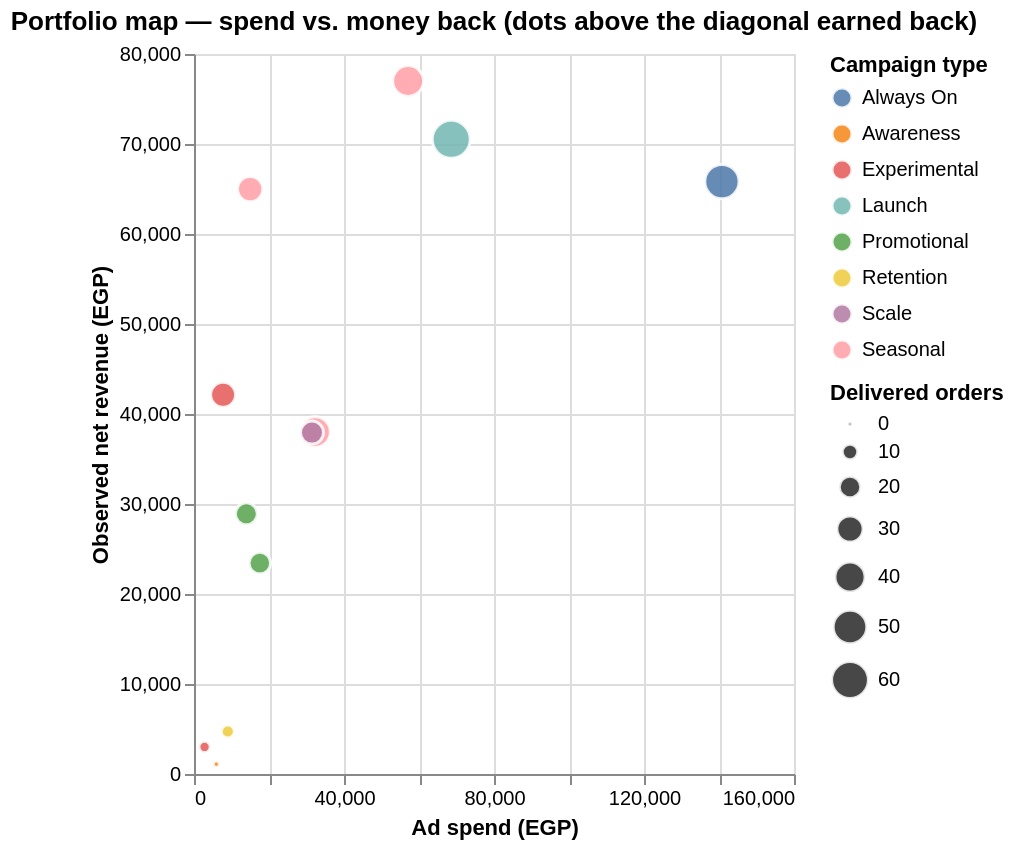

The cell this chart's notebook holds for it:
### Code cell
# Portfolio map: each dot is a campaign. Right = more spend, up = more money back.
d = campaigns.copy()
d["type"] = d["campaign_type"].str.replace("_", " ").str.title()
alt.Chart(d).mark_circle(opacity=0.85, stroke="white", strokeWidth=1.5).encode(
    x=alt.X("spend:Q", title="Ad spend (EGP)"),
    y=alt.Y("net_revenue:Q", title="Observed net revenue (EGP)"),
    size=alt.Size("delivered_orders:Q", title="Delivered orders"),
    color=alt.Color("type:N", title="Campaign type"),
    tooltip=["campaign_name:N", alt.Tooltip("net_roas:Q", title="Net ROAS", format=".2f")],
).properties(height=360, title="Portfolio map — spend vs. money back (dots above the diagonal earned back)")

### Figure 1 — Vega-Lite specification as saved in the notebook (floating-point values rounded to 4 significant figures)
{"$schema": "https://vega.github.io/schema/vega-lite/v5.20.1.json", "config": {"view": {"continuousHeight": 300, "continuousWidth": 300}}, "data": {"name": "data-58bdf24dd2de7b48e35de589050120e0"}, "datasets": {"data-58bdf24dd2de7b48e35de589050120e0": [{"active_days": 180, "ad_count": 6, "adset_count": 3, "aov": 1221.0, "avg_conversation_minutes": 1315.0, "avg_message_count": 7.027, "campaign_id": "120209876543220001", "campaign_name": "Always-On Premium Acquisition", "campaign_type": "always_on", "cancelled_orders": 8, "cancelled_value": 6235.0, "clicks": 216260, "cost_per_delivered_order": 2707.0, "cost_per_meta_conversation": 5.242, "cost_per_observed_conversation": 1268.0, "cpc": 0.7154, "cpm": 5.396, "delivered_orders": 52, "delivered_rate": 0.4685, "delivered_rate_pct": 46.85, "delivered_revenue": 63490.0, "delivered_roas": 0.451, "end_date": "2026-06-27T00:00:00", "entity_effective_status": "ACTIVE", "entity_id": "120209876543220001", "entity_level": "campaign", "entity_name": "Always-On Premium Acquisition", "entity_status": "ACTIVE", "frequency": 2.566, "ghosted_conversations": 31, "gross_order_value": 79830.0, "impressions": 26091014, "inbound_messages": 429, "line_item_value": 79850.0, "link_clicks": 196800, "link_ctr_pct": 0.7543, "media_end": "2026-06-27T00:00:00", "media_start": "2025-12-30T00:00:00", "meta_conversation_starts": 26860.0, "negative_outcome_rate": 0.4685, "negative_outcome_rate_pct": 46.85, "negative_outcomes": 52, "net_revenue": 65820.0, "net_revenue_per_day": 365.7, "net_roas": 0.4676, "objective": "OUTCOME_SALES", "observed_conversations": 111, "observed_conversations_per_day": 0.6167, "open_or_pending_conversations": 7, "order_creation_rate": 0.6306, "order_creation_rate_pct": 63.06, "orders_created": 70, "outbound_messages": 351, "pending_value": 0.0, "period_days": 180, "reach": 10169030, "refund_rate": 0.1613, "refunded_amount": 7775.0, "refunded_orders": 10, "repeat_conversation_rate": 0.3964, "repeat_conversations": 44, "repeat_delivered_orders": 21, "repeat_order_rate": 0.4038, "spend": 140800.0, "start_date": "2025-12-30T00:00:00", "type": "Always On", "unique_categories_ordered": 17, "unique_creatives": 5, "unique_customers": 109, "unique_products_ordered": 65, "units_ordered": 223.0}, {"active_days": 31, "ad_count": 1, "adset_count": 1, "aov": 1096.0, "avg_conversation_minutes": 49.5, "avg_message_count": 6.5, "campaign_id": "120209876543220002", "campaign_name": "Awareness Boost January", "campaign_type": "awareness", "cancelled_orders": 1, "cancelled_value": 410.0, "clicks": 14321, "cost_per_delivered_order": 5967.0, "cost_per_meta_conversation": 3.681, "cost_per_observed_conversation": 1492.0, "cpc": 0.4578, "cpm": 5.475, "delivered_orders": 1, "delivered_rate": 0.25, "delivered_rate_pct": 25.0, "delivered_revenue": 1096.0, "delivered_roas": 0.1837, "end_date": "2026-02-14T00:00:00", "entity_effective_status": "COMPLETED", "entity_id": "120209876543220002", "entity_level": "campaign", "entity_name": "Awareness Boost January", "entity_status": "COMPLETED", "frequency": 1.711, "ghosted_conversations": 2, "gross_order_value": 1506.0, "impressions": 1089878, "inbound_messages": 15, "line_item_value": 1461.0, "link_clicks": 13033, "link_ctr_pct": 1.196, "media_end": "2026-02-14T00:00:00", "media_start": "2026-01-15T00:00:00", "meta_conversation_starts": 1621.0, "negative_outcome_rate": 0.75, "negative_outcome_rate_pct": 75.0, "negative_outcomes": 3, "net_revenue": 1096.0, "net_revenue_per_day": 35.35, "net_roas": 0.1837, "objective": "OUTCOME_AWARENESS", "observed_conversations": 4, "observed_conversations_per_day": 0.129, "open_or_pending_conversations": 0, "order_creation_rate": 0.5, "order_creation_rate_pct": 50.0, "orders_created": 2, "outbound_messages": 11, "pending_value": 0.0, "period_days": 31, "reach": 636884, "refund_rate": 0.0, "refunded_amount": 0.0, "refunded_orders": 0, "repeat_conversation_rate": 0.0, "repeat_conversations": 0, "repeat_delivered_orders": 0, "repeat_order_rate": 0.0, "spend": 5967.0, "start_date": "2026-01-15T00:00:00", "type": "Awareness", "unique_categories_ordered": 4, "unique_creatives": 1, "unique_customers": 4, "unique_products_ordered": 6, "units_ordered": 6.0}, {"active_days": 27, "ad_count": 3, "adset_count": 2, "aov": 1225.0, "avg_conversation_minutes": 1698.0, "avg_message_count": 6.696, "campaign_id": "120209876543220003", "campaign_name": "Pre-Ramadan Bundle Promo", "campaign_type": "promotional", "cancelled_orders": 6, "cancelled_value": 5746.0, "clicks": 42322, "cost_per_delivered_order": 664.7, "cost_per_meta_conversation": 2.573, "cost_per_observed_conversation": 303.5, "cpc": 0.3626, "cpm": 4.86, "delivered_orders": 21, "delivered_rate": 0.4565, "delivered_rate_pct": 45.65, "delivered_revenue": 25730.0, "delivered_roas": 1.843, "end_date": "2026-02-27T00:00:00", "entity_effective_status": "COMPLETED", "entity_id": "120209876543220003", "entity_level": "campaign", "entity_name": "Pre-Ramadan Bundle Promo", "entity_status": "COMPLETED", "frequency": 1.406, "ghosted_conversations": 11, "gross_order_value": 39350.0, "impressions": 2872008, "inbound_messages": 172, "line_item_value": 39310.0, "link_clicks": 38499, "link_ctr_pct": 1.34, "media_end": "2026-02-27T00:00:00", "media_start": "2026-02-01T00:00:00", "meta_conversation_starts": 5426.0, "negative_outcome_rate": 0.4783, "negative_outcome_rate_pct": 47.83, "negative_outcomes": 22, "net_revenue": 28900.0, "net_revenue_per_day": 1071.0, "net_roas": 2.071, "objective": "OUTCOME_LEADS", "observed_conversations": 46, "observed_conversations_per_day": 1.704, "open_or_pending_conversations": 3, "order_creation_rate": 0.6957, "order_creation_rate_pct": 69.57, "orders_created": 32, "outbound_messages": 136, "pending_value": 1696.0, "period_days": 27, "reach": 2042872, "refund_rate": 0.16, "refunded_amount": 3001.0, "refunded_orders": 4, "repeat_conversation_rate": 0.0, "repeat_conversations": 0, "repeat_delivered_orders": 0, "repeat_order_rate": 0.0, "spend": 13960.0, "start_date": "2026-02-01T00:00:00", "type": "Promotional", "unique_categories_ordered": 8, "unique_creatives": 2, "unique_customers": 46, "unique_products_ordered": 18, "units_ordered": 70.0}, {"active_days": 27, "ad_count": 1, "adset_count": 1, "aov": 541.6, "avg_conversation_minutes": 1946.0, "avg_message_count": 5.867, "campaign_id": "120209876543220004", "campaign_name": "January Trial Bundle Test", "campaign_type": "experimental", "cancelled_orders": 1, "cancelled_value": 480.0, "clicks": 7465, "cost_per_delivered_order": 563.5, "cost_per_meta_conversation": 3.307, "cost_per_observed_conversation": 187.8, "cpc": 0.4147, "cpm": 5.29, "delivered_orders": 5, "delivered_rate": 0.3333, "delivered_rate_pct": 33.33, "delivered_revenue": 2708.0, "delivered_roas": 0.9611, "end_date": "2026-01-31T00:00:00", "entity_effective_status": "COMPLETED", "entity_id": "120209876543220004", "entity_level": "campaign", "entity_name": "January Trial Bundle Test", "entity_status": "COMPLETED", "frequency": 1.57, "ghosted_conversations": 7, "gross_order_value": 3902.0, "impressions": 532636, "inbound_messages": 49, "line_item_value": 3902.0, "link_clicks": 6794, "link_ctr_pct": 1.276, "media_end": "2026-01-31T00:00:00", "media_start": "2026-01-05T00:00:00", "meta_conversation_starts": 852.0, "negative_outcome_rate": 0.6667, "negative_outcome_rate_pct": 66.67, "negative_outcomes": 10, "net_revenue": 3004.0, "net_revenue_per_day": 111.3, "net_roas": 1.066, "objective": "OUTCOME_ENGAGEMENT", "observed_conversations": 15, "observed_conversations_per_day": 0.5556, "open_or_pending_conversations": 0, "order_creation_rate": 0.5333, "order_creation_rate_pct": 53.33, "orders_created": 8, "outbound_messages": 39, "pending_value": 0.0, "period_days": 27, "reach": 339194, "refund_rate": 0.2857, "refunded_amount": 418.0, "refunded_orders": 2, "repeat_conversation_rate": 0.0, "repeat_conversations": 0, "repeat_delivered_orders": 0, "repeat_order_rate": 0.0, "spend": 2818.0, "start_date": "2026-01-05T00:00:00", "type": "Experimental", "unique_categories_ordered": 7, "unique_creatives": 1, "unique_customers": 15, "unique_products_ordered": 11, "units_ordered": 23.0}, {"active_days": 30, "ad_count": 4, "adset_count": 2, "aov": 910.1, "avg_conversation_minutes": 610.6, "avg_message_count": 6.0, "campaign_id": "120209876543220005", "campaign_name": "Ramadan Suhoor Specials", "campaign_type": "seasonal", "cancelled_orders": 3, "cancelled_value": 1699.0, "clicks": 89653, "cost_per_delivered_order": 787.6, "cost_per_meta_conversation": 2.754, "cost_per_observed_conversation": 504.6, "cpc": 0.3961, "cpm": 7.017, "delivered_orders": 41, "delivered_rate": 0.6406, "delivered_rate_pct": 64.06, "delivered_revenue": 37310.0, "delivered_roas": 1.155, "end_date": "2026-03-29T00:00:00", "entity_effective_status": "COMPLETED", "entity_id": "120209876543220005", "entity_level": "campaign", "entity_name": "Ramadan Suhoor Specials", "entity_status": "COMPLETED", "frequency": 1.139, "ghosted_conversations": 15, "gross_order_value": 42540.0, "impressions": 4601950, "inbound_messages": 213, "line_item_value": 42120.0, "link_clicks": 81525, "link_ctr_pct": 1.772, "media_end": "2026-03-29T00:00:00", "media_start": "2026-02-28T00:00:00", "meta_conversation_starts": 11720.0, "negative_outcome_rate": 0.3281, "negative_outcome_rate_pct": 32.81, "negative_outcomes": 21, "net_revenue": 38000.0, "net_revenue_per_day": 1267.0, "net_roas": 1.177, "objective": "OUTCOME_SALES", "observed_conversations": 64, "observed_conversations_per_day": 2.133, "open_or_pending_conversations": 2, "order_creation_rate": 0.75, "order_creation_rate_pct": 75.0, "orders_created": 48, "outbound_messages": 171, "pending_value": 1378.0, "period_days": 30, "reach": 4038656, "refund_rate": 0.04651, "refunded_amount": 1458.0, "refunded_orders": 2, "repeat_conversation_rate": 1.0, "repeat_conversations": 64, "repeat_delivered_orders": 41, "repeat_order_rate": 1.0, "spend": 32290.0, "start_date": "2026-02-28T00:00:00", "type": "Seasonal", "unique_categories_ordered": 10, "unique_creatives": 3, "unique_customers": 64, "unique_products_ordered": 21, "units_ordered": 113.0}, {"active_days": 30, "ad_count": 5, "adset_count": 3, "aov": 1770.0, "avg_conversation_minutes": 1344.0, "avg_message_count": 6.655, "campaign_id": "120209876543220006", "campaign_name": "Ramadan Iftar Premium Bundles", "campaign_type": "seasonal", "cancelled_orders": 15, "cancelled_value": 23520.0, "clicks": 135236, "cost_per_delivered_order": 1359.0, "cost_per_meta_conversation": 2.867, "cost_per_observed_conversation": 679.7, "cpc": 0.4642, "cpm": 6.847, "delivered_orders": 42, "delivered_rate": 0.5, "delivered_rate_pct": 50.0, "delivered_revenue": 74360.0, "delivered_roas": 1.302, "end_date": "2026-03-29T00:00:00", "entity_effective_status": "COMPLETED", "entity_id": "120209876543220006", "entity_level": "campaign", "entity_name": "Ramadan Iftar Premium Bundles", "entity_status": "COMPLETED", "frequency": 1.292, "ghosted_conversations": 10, "gross_order_value": 112900.0, "impressions": 8339290, "inbound_messages": 311, "line_item_value": 112700.0, "link_clicks": 122984, "link_ctr_pct": 1.475, "media_end": "2026-03-29T00:00:00", "media_start": "2026-02-28T00:00:00", "meta_conversation_starts": 19920.0, "negative_outcome_rate": 0.4048, "negative_outcome_rate_pct": 40.48, "negative_outcomes": 34, "net_revenue": 77000.0, "net_revenue_per_day": 2567.0, "net_roas": 1.349, "objective": "OUTCOME_SALES", "observed_conversations": 84, "observed_conversations_per_day": 2.8, "open_or_pending_conversations": 8, "order_creation_rate": 0.8333, "order_creation_rate_pct": 83.33, "orders_created": 70, "outbound_messages": 248, "pending_value": 6901.0, "period_days": 30, "reach": 6454402, "refund_rate": 0.1429, "refunded_amount": 5526.0, "refunded_orders": 7, "repeat_conversation_rate": 1.0, "repeat_conversations": 84, "repeat_delivered_orders": 42, "repeat_order_rate": 1.0, "spend": 57100.0, "start_date": "2026-02-28T00:00:00", "type": "Seasonal", "unique_categories_ordered": 7, "unique_creatives": 3, "unique_customers": 84, "unique_products_ordered": 19, "units_ordered": 137.0}, {"active_days": 15, "ad_count": 3, "adset_count": 2, "aov": 2235.0, "avg_conversation_minutes": 1894.0, "avg_message_count": 7.702, "campaign_id": "120209876543220007", "campaign_name": "Eid Gifting Premium", "campaign_type": "seasonal", "cancelled_orders": 5, "cancelled_value": 4753.0, "clicks": 47661, "cost_per_delivered_order": 534.9, "cost_per_meta_conversation": 2.394, "cost_per_observed_conversation": 318.6, "cpc": 0.3455, "cpm": 5.046, "delivered_orders": 28, "delivered_rate": 0.5957, "delivered_rate_pct": 59.57, "delivered_revenue": 62580.0, "delivered_roas": 4.178, "end_date": "2026-04-05T00:00:00", "entity_effective_status": "COMPLETED", "entity_id": "120209876543220007", "entity_level": "campaign", "entity_name": "Eid Gifting Premium", "entity_status": "COMPLETED", "frequency": 1.142, "ghosted_conversations": 5, "gross_order_value": 76610.0, "impressions": 2967717, "inbound_messages": 197, "line_item_value": 76580.0, "link_clicks": 43344, "link_ctr_pct": 1.461, "media_end": "2026-04-05T00:00:00", "media_start": "2026-03-22T00:00:00", "meta_conversation_starts": 6255.0, "negative_outcome_rate": 0.383, "negative_outcome_rate_pct": 38.3, "negative_outcomes": 18, "net_revenue": 64990.0, "net_revenue_per_day": 4333.0, "net_roas": 4.34, "objective": "OUTCOME_SALES", "observed_conversations": 47, "observed_conversations_per_day": 3.133, "open_or_pending_conversations": 1, "order_creation_rate": 0.8723, "order_creation_rate_pct": 87.23, "orders_created": 41, "outbound_messages": 165, "pending_value": 1447.0, "period_days": 15, "reach": 2598221, "refund_rate": 0.2, "refunded_amount": 5417.0, "refunded_orders": 7, "repeat_conversation_rate": 1.0, "repeat_conversations": 47, "repeat_delivered_orders": 28, "repeat_order_rate": 1.0, "spend": 14980.0, "start_date": "2026-03-22T00:00:00", "type": "Seasonal", "unique_categories_ordered": 8, "unique_creatives": 2, "unique_customers": 47, "unique_products_ordered": 25, "units_ordered": 97.0}, {"active_days": 24, "ad_count": 2, "adset_count": 2, "aov": 1535.0, "avg_conversation_minutes": 128.1, "avg_message_count": 6.619, "campaign_id": "120209876543220008", "campaign_name": "Post-Eid Lookalike Test", "campaign_type": "experimental", "cancelled_orders": 7, "cancelled_value": 7346.0, "clicks": 22200, "cost_per_delivered_order": 287.5, "cost_per_meta_conversation": 4.719, "cost_per_observed_conversation": 123.2, "cpc": 0.4734, "cpm": 4.165, "delivered_orders": 27, "delivered_rate": 0.4286, "delivered_rate_pct": 42.86, "delivered_revenue": 41430.0, "delivered_roas": 5.338, "end_date": "2026-04-28T00:00:00", "entity_effective_status": "COMPLETED", "entity_id": "120209876543220008", "entity_level": "campaign", "entity_name": "Post-Eid Lookalike Test", "entity_status": "COMPLETED", "frequency": 1.545, "ghosted_conversations": 12, "gross_order_value": 59890.0, "impressions": 1863544, "inbound_messages": 225, "line_item_value": 59880.0, "link_clicks": 16397, "link_ctr_pct": 0.8799, "media_end": "2026-04-28T00:00:00", "media_start": "2026-04-05T00:00:00", "meta_conversation_starts": 1645.0, "negative_outcome_rate": 0.3968, "negative_outcome_rate_pct": 39.68, "negative_outcomes": 25, "net_revenue": 42140.0, "net_revenue_per_day": 1756.0, "net_roas": 5.43, "objective": "OUTCOME_LEADS", "observed_conversations": 63, "observed_conversations_per_day": 2.625, "open_or_pending_conversations": 11, "order_creation_rate": 0.6667, "order_creation_rate_pct": 66.67, "orders_created": 42, "outbound_messages": 192, "pending_value": 4257.0, "period_days": 24, "reach": 1205985, "refund_rate": 0.129, "refunded_amount": 6140.0, "refunded_orders": 4, "repeat_conversation_rate": 1.0, "repeat_conversations": 63, "repeat_delivered_orders": 27, "repeat_order_rate": 1.0, "spend": 7762.0, "start_date": "2026-04-05T00:00:00", "type": "Experimental", "unique_categories_ordered": 10, "unique_creatives": 2, "unique_customers": 63, "unique_products_ordered": 31, "units_ordered": 79.0}, {"active_days": 60, "ad_count": 6, "adset_count": 3, "aov": 1087.0, "avg_conversation_minutes": 667.1, "avg_message_count": 6.67, "campaign_id": "120209876543220009", "campaign_name": "Summer Premium Launch", "campaign_type": "launch", "cancelled_orders": 7, "cancelled_value": 9066.0, "clicks": 178374, "cost_per_delivered_order": 1072.0, "cost_per_meta_conversation": 3.23, "cost_per_observed_conversation": 707.2, "cpc": 0.4228, "cpm": 4.835, "delivered_orders": 64, "delivered_rate": 0.6598, "delivered_rate_pct": 65.98, "delivered_revenue": 69560.0, "delivered_roas": 1.014, "end_date": "2026-06-27T00:00:00", "entity_effective_status": "COMPLETED", "entity_id": "120209876543220009", "entity_level": "campaign", "entity_name": "Summer Premium Launch", "entity_status": "COMPLETED", "frequency": 1.708, "ghosted_conversations": 15, "gross_order_value": 82990.0, "impressions": 14187459, "inbound_messages": 352, "line_item_value": 82010.0, "link_clicks": 162229, "link_ctr_pct": 1.143, "media_end": "2026-06-27T00:00:00", "media_start": "2026-04-29T00:00:00", "meta_conversation_starts": 21240.0, "negative_outcome_rate": 0.268, "negative_outcome_rate_pct": 26.8, "negative_outcomes": 26, "net_revenue": 70520.0, "net_revenue_per_day": 1175.0, "net_roas": 1.028, "objective": "OUTCOME_SALES", "observed_conversations": 97, "observed_conversations_per_day": 1.617, "open_or_pending_conversations": 7, "order_creation_rate": 0.7938, "order_creation_rate_pct": 79.38, "orders_created": 77, "outbound_messages": 295, "pending_value": 2658.0, "period_days": 60, "reach": 8308450, "refund_rate": 0.04478, "refunded_amount": 749.0, "refunded_orders": 3, "repeat_conversation_rate": 1.0, "repeat_conversations": 97, "repeat_delivered_orders": 64, "repeat_order_rate": 1.0, "spend": 68600.0, "start_date": "2026-04-29T00:00:00", "type": "Launch", "unique_categories_ordered": 17, "unique_creatives": 5, "unique_customers": 96, "unique_products_ordered": 63, "units_ordered": 229.0}, {"active_days": 48, "ad_count": 3, "adset_count": 2, "aov": 1635.0, "avg_conversation_minutes": 208.0, "avg_message_count": 5.833, "campaign_id": "120209876543220010", "campaign_name": "Lookalike Scale Cycle 3", "campaign_type": "scale", "cancelled_orders": 2, "cancelled_value": 2587.0, "clicks": 77166, "cost_per_delivered_order": 1368.0, "cost_per_meta_conversation": 3.322, "cost_per_observed_conversation": 874.1, "cpc": 0.4483, "cpm": 5.07, "delivered_orders": 23, "delivered_rate": 0.6389, "delivered_rate_pct": 63.89, "delivered_revenue": 37610.0, "delivered_roas": 1.195, "end_date": "2026-06-15T00:00:00", "entity_effective_status": "COMPLETED", "entity_id": "120209876543220010", "entity_level": "campaign", "entity_name": "Lookalike Scale Cycle 3", "entity_status": "COMPLETED", "frequency": 1.796, "ghosted_conversations": 4, "gross_order_value": 41350.0, "impressions": 6206354, "inbound_messages": 121, "line_item_value": 41310.0, "link_clicks": 70189, "link_ctr_pct": 1.131, "media_end": "2026-06-15T00:00:00", "media_start": "2026-04-29T00:00:00", "meta_conversation_starts": 9473.0, "negative_outcome_rate": 0.3056, "negative_outcome_rate_pct": 30.56, "negative_outcomes": 11, "net_revenue": 37940.0, "net_revenue_per_day": 790.3, "net_roas": 1.206, "objective": "OUTCOME_LEADS", "observed_conversations": 36, "observed_conversations_per_day": 0.75, "open_or_pending_conversations": 2, "order_creation_rate": 0.75, "order_creation_rate_pct": 75.0, "orders_created": 27, "outbound_messages": 89, "pending_value": 0.0, "period_days": 48, "reach": 3455890, "refund_rate": 0.08, "refunded_amount": 830.0, "refunded_orders": 2, "repeat_conversation_rate": 1.0, "repeat_conversations": 36, "repeat_delivered_orders": 23, "repeat_order_rate": 1.0, "spend": 31470.0, "start_date": "2026-04-29T00:00:00", "type": "Scale", "unique_categories_ordered": 13, "unique_creatives": 3, "unique_customers": 36, "unique_products_ordered": 34, "units_ordered": 79.0}, {"active_days": 22, "ad_count": 4, "adset_count": 3, "aov": 817.9, "avg_conversation_minutes": 5050.0, "avg_message_count": 6.029, "campaign_id": "120209876543220011", "campaign_name": "Mid-Year Sale", "campaign_type": "promotional", "cancelled_orders": 2, "cancelled_value": 2612.0, "clicks": 54168, "cost_per_delivered_order": 877.6, "cost_per_meta_conversation": 2.425, "cost_per_observed_conversation": 516.2, "cpc": 0.3563, "cpm": 5.196, "delivered_orders": 20, "delivered_rate": 0.5882, "delivered_rate_pct": 58.82, "delivered_revenue": 16360.0, "delivered_roas": 0.9319, "end_date": "2026-06-05T00:00:00", "entity_effective_status": "COMPLETED", "entity_id": "120209876543220011", "entity_level": "campaign", "entity_name": "Mid-Year Sale", "entity_status": "COMPLETED", "frequency": 1.33, "ghosted_conversations": 4, "gross_order_value": 32010.0, "impressions": 3378126, "inbound_messages": 109, "line_item_value": 32010.0, "link_clicks": 49270, "link_ctr_pct": 1.459, "media_end": "2026-06-05T00:00:00", "media_start": "2026-05-15T00:00:00", "meta_conversation_starts": 7238.0, "negative_outcome_rate": 0.4118, "negative_outcome_rate_pct": 41.18, "negative_outcomes": 14, "net_revenue": 23430.0, "net_revenue_per_day": 1065.0, "net_roas": 1.335, "objective": "OUTCOME_SALES", "observed_conversations": 34, "observed_conversations_per_day": 1.545, "open_or_pending_conversations": 0, "order_creation_rate": 0.8824, "order_creation_rate_pct": 88.24, "orders_created": 30, "outbound_messages": 96, "pending_value": 0.0, "period_days": 22, "reach": 2539115, "refund_rate": 0.2857, "refunded_amount": 5964.0, "refunded_orders": 8, "repeat_conversation_rate": 1.0, "repeat_conversations": 34, "repeat_delivered_orders": 20, "repeat_order_rate": 1.0, "spend": 17550.0, "start_date": "2026-05-15T00:00:00", "type": "Promotional", "unique_categories_ordered": 9, "unique_creatives": 3, "unique_customers": 34, "unique_products_ordered": 26, "units_ordered": 77.0}, {"active_days": 23, "ad_count": 2, "adset_count": 2, "aov": 674.6, "avg_conversation_minutes": 20.0, "avg_message_count": 5.562, "campaign_id": "120209876543220012", "campaign_name": "Summer Retention Push", "campaign_type": "retention", "cancelled_orders": 2, "cancelled_value": 2333.0, "clicks": 24408, "cost_per_delivered_order": 1287.0, "cost_per_meta_conversation": 2.336, "cost_per_observed_conversation": 562.9, "cpc": 0.4056, "cpm": 4.986, "delivered_orders": 7, "delivered_rate": 0.4375, "delivered_rate_pct": 43.75, "delivered_revenue": 4722.0, "delivered_roas": 0.5243, "end_date": "2026-06-27T00:00:00", "entity_effective_status": "COMPLETED", "entity_id": "120209876543220012", "entity_level": "campaign", "entity_name": "Summer Retention Push", "entity_status": "COMPLETED", "frequency": 1.526, "ghosted_conversations": 3, "gross_order_value": 7646.0, "impressions": 1806267, "inbound_messages": 55, "line_item_value": 7646.0, "link_clicks": 22208, "link_ctr_pct": 1.229, "media_end": "2026-06-27T00:00:00", "media_start": "2026-06-05T00:00:00", "meta_conversation_starts": 3856.0, "negative_outcome_rate": 0.5, "negative_outcome_rate_pct": 50.0, "negative_outcomes": 8, "net_revenue": 4722.0, "net_revenue_per_day": 205.3, "net_roas": 0.5243, "objective": "OUTCOME_AWARENESS", "observed_conversations": 16, "observed_conversations_per_day": 0.6957, "open_or_pending_conversations": 1, "order_creation_rate": 0.625, "order_creation_rate_pct": 62.5, "orders_created": 10, "outbound_messages": 34, "pending_value": 591.0, "period_days": 23, "reach": 1183345, "refund_rate": 0.0, "refunded_amount": 0.0, "refunded_orders": 0, "repeat_conversation_rate": 1.0, "repeat_conversations": 16, "repeat_delivered_orders": 7, "repeat_order_rate": 1.0, "spend": 9007.0, "start_date": "2026-06-05T00:00:00", "type": "Retention", "unique_categories_ordered": 9, "unique_creatives": 1, "unique_customers": 16, "unique_products_ordered": 15, "units_ordered": 20.0}]}, "encoding": {"color": {"field": "type", "title": "Campaign type", "type": "nominal"}, "size": {"field": "delivered_orders", "title": "Delivered orders", "type": "quantitative"}, "tooltip": [{"field": "campaign_name", "type": "nominal"}, {"field": "net_roas", "format": ".2f", "title": "Net ROAS", "type": "quantitative"}], "x": {"field": "spend", "title": "Ad spend (EGP)", "type": "quantitative"}, "y": {"field": "net_revenue", "title": "Observed net revenue (EGP)", "type": "quantitative"}}, "height": 360, "mark": {"opacity": 0.85, "stroke": "white", "strokeWidth": 1.5, "type": "circle"}, "title": "Portfolio map — spend vs. money back (dots above the diagonal earned back)"}
